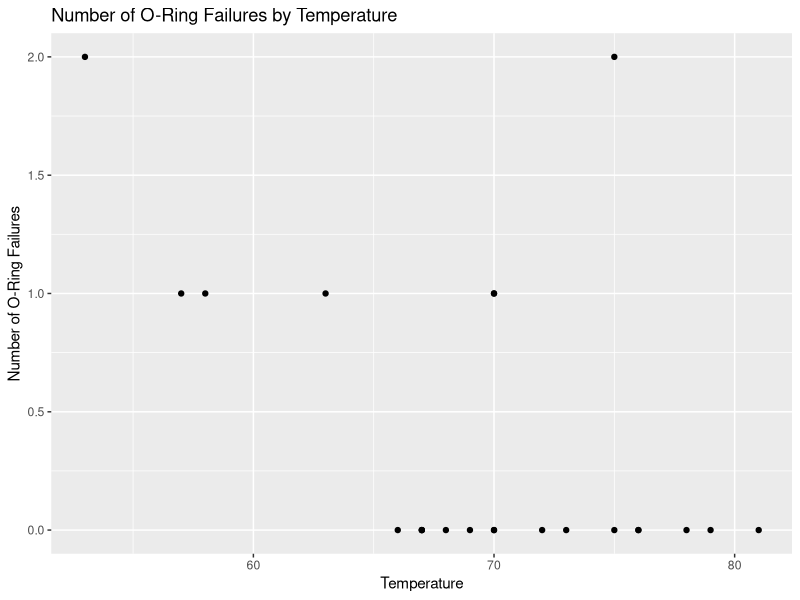
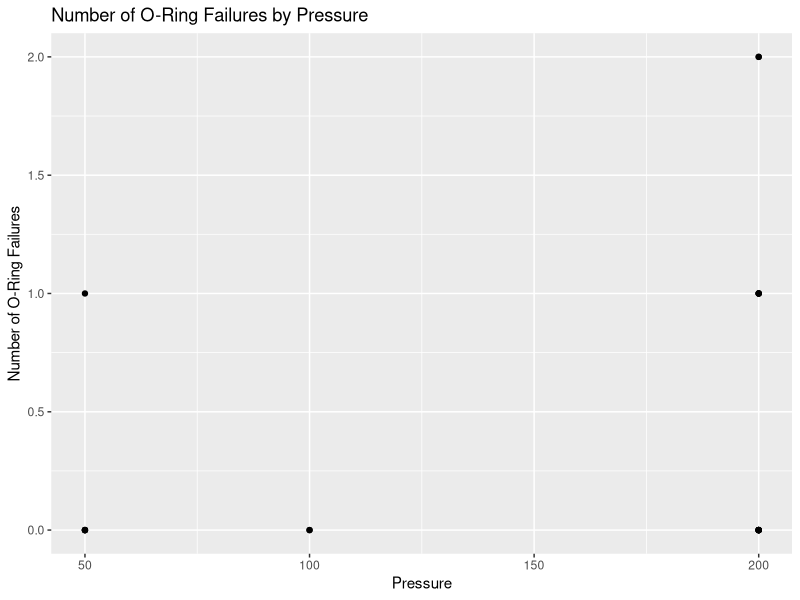
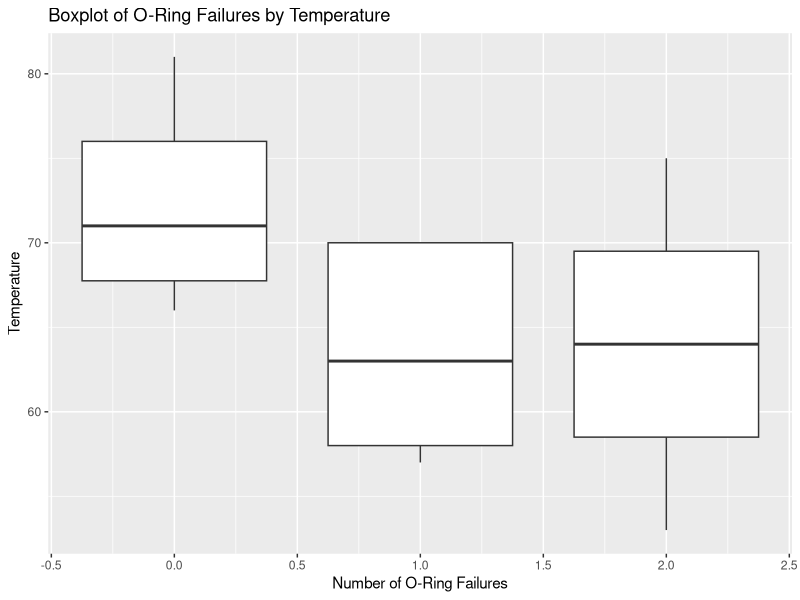
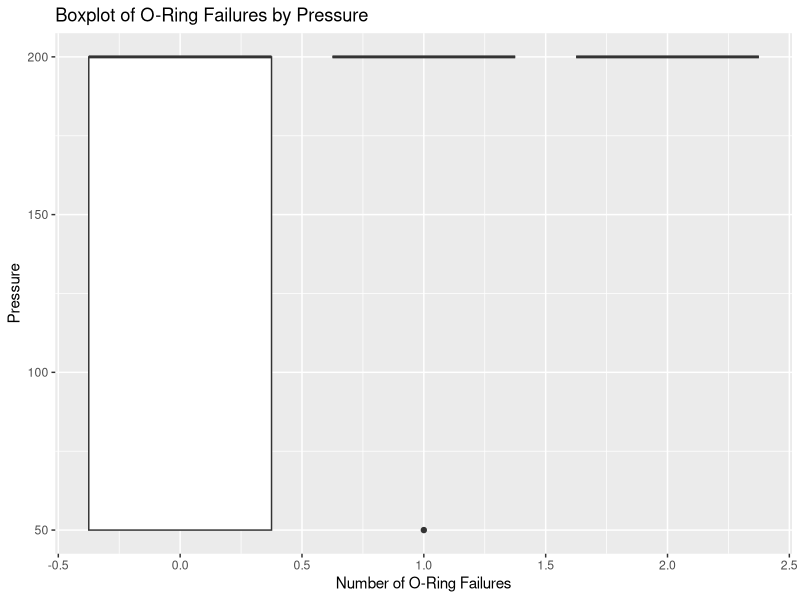

These figures' R source, in order:
## ---- chunk 1
list.of.packages <- c("tidyverse", "sandwich", "lmtest", "car", "MASS")
new.packages <- list.of.packages[!(list.of.packages %in% installed.packages()[,"Package"])]
if(length(new.packages)) install.packages(new.packages)

library(tidyverse)
library(sandwich)
library(lmtest)
library(car)
library(MASS)
## ---- chunk 2
df <- read_csv('../data/raw/challenger.csv')
## ---- chunk 3
summary(df)
## ---- chunk 4
ggplot(df, aes(x = Temp, y = O.ring)) + 
  geom_point() + 
  labs(title = "Number of O-Ring Failures by Temperature") +
  ylab("Number of O-Ring Failures") +
  xlab("Temperature")
## ---- chunk 5
ggplot(df, aes(x = Pressure, y = O.ring)) + 
  geom_point() + 
  labs(title = "Number of O-Ring Failures by Pressure") +
  ylab("Number of O-Ring Failures") +
  xlab("Pressure")
## ---- chunk 6
ggplot(df, aes(x = O.ring, y = Temp, group = O.ring)) + 
  geom_boxplot() +
  labs(title = "Boxplot of O-Ring Failures by Temperature") +
  ylab("Temperature") +
  xlab("Number of O-Ring Failures")
## ---- chunk 7
ggplot(df, aes(x = O.ring, y = Pressure, group = O.ring)) + 
  geom_boxplot() +
  labs(title = "Boxplot of O-Ring Failures by Pressure") +
  ylab("Pressure") +
  xlab("Number of O-Ring Failures")
## ---- chunk 8
# Create a new Temperature - Mean(Temperature) Column
df$t_minus_t_bar <- df$Temp - mean(df$Temp)
df$O_ring_order <- factor(df$O.ring)

model <- polr(formula = O_ring_order ~ Temp + Pressure, data = df, method = 'logistic')

# glm(formula = O.ring ~ t_minus_t_bar + I(t_minus_t_bar^2), data = df, family = 'poisson')

Anova(model, test = 'LR')
